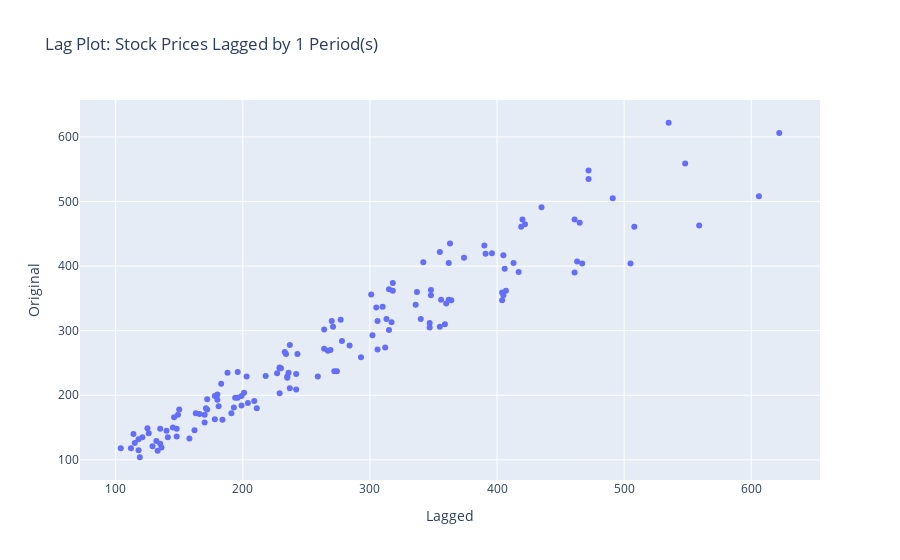
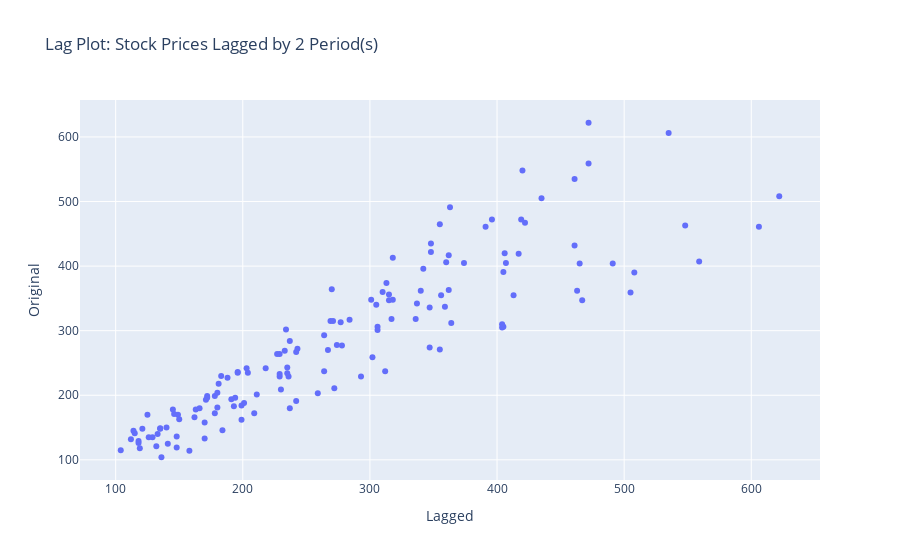
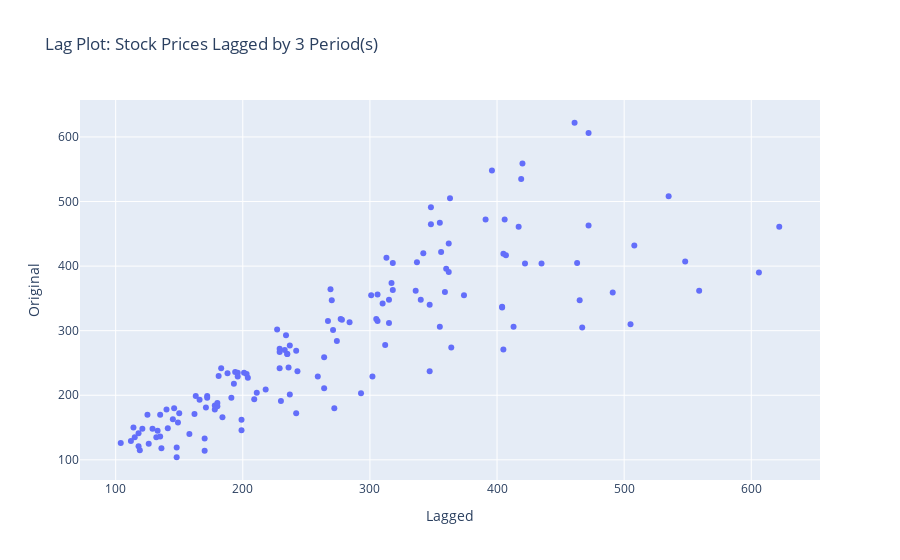
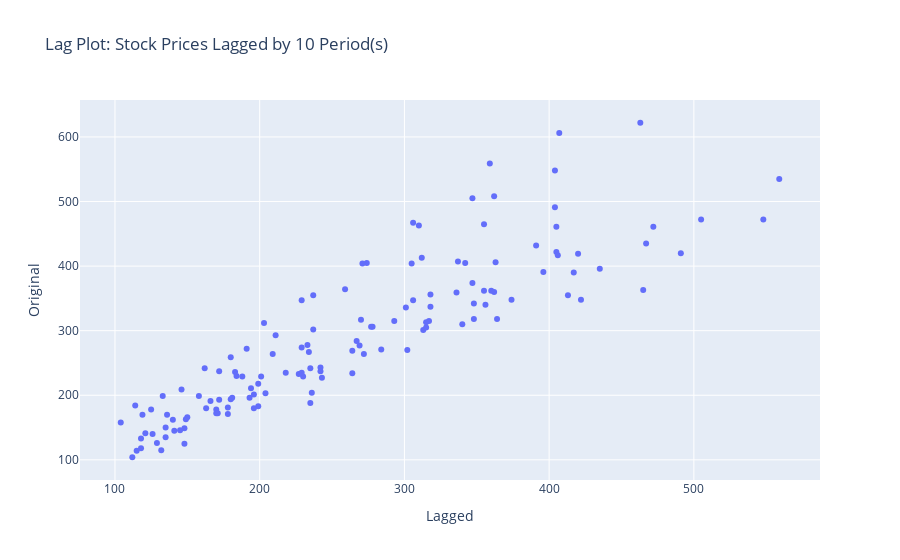

The notebook cell these images were saved under, in order:
### Markdown cell above
#### Lag Plot
Comparing the three lag plots together, we can see the different between the original and the lagged passengers gets more extreme the further back you go, which confirms the change in total passengers has gained momentum and been changing more year over year.

### Code cell
# lag plot
def interactive_lag_plot(month):
    # Creating a DataFrame for lagged values
    data_lag = pd.DataFrame({
        'Original': data['#Passengers'],
        'Lagged': data['#Passengers'].shift(month)  # Lagging by 1 month
    }).dropna()  # Drop rows where the lagged value is NaN

    # Scatter plot of Original vs. Lagged values
    fig = px.scatter(data_lag, x='Lagged', y='Original', title=f"Lag Plot: Stock Prices Lagged by {month} Period(s)")
    fig.show()

# Running the interactive lag plot function
interactive_lag_plot(1)
interactive_lag_plot(2)
interactive_lag_plot(3)

### Figure 1 — Plotly figure (JSON) as saved in the notebook; plotly's stock layout.template omitted (floating-point values rounded to 4 significant figures; data arrays with more than 128 entries replaced by an {"elided": "..."} marker saying what was removed)
{"data": [{"hovertemplate": "Lagged=%{x}<br>Original=%{y}<extra></extra>", "legendgroup": "", "marker": {"color": "#636efa", "symbol": "circle"}, "mode": "markers", "name": "", "orientation": "v", "showlegend": false, "type": "scatter", "x": {"elided": "143 int values"}, "xaxis": "x", "y": {"elided": "143 int values"}, "yaxis": "y"}], "layout": {"legend": {"tracegroupgap": 0}, "title": {"text": "Lag Plot: Stock Prices Lagged by 1 Period(s)"}, "xaxis": {"anchor": "y", "domain": [0, 1], "title": {"text": "Lagged"}}, "yaxis": {"anchor": "x", "domain": [0, 1], "title": {"text": "Original"}}}}

### Figure 2 — Plotly figure (JSON) as saved in the notebook; plotly's stock layout.template omitted (floating-point values rounded to 4 significant figures; data arrays with more than 128 entries replaced by an {"elided": "..."} marker saying what was removed)
{"data": [{"hovertemplate": "Lagged=%{x}<br>Original=%{y}<extra></extra>", "legendgroup": "", "marker": {"color": "#636efa", "symbol": "circle"}, "mode": "markers", "name": "", "orientation": "v", "showlegend": false, "type": "scatter", "x": {"elided": "142 int values"}, "xaxis": "x", "y": {"elided": "142 int values"}, "yaxis": "y"}], "layout": {"legend": {"tracegroupgap": 0}, "title": {"text": "Lag Plot: Stock Prices Lagged by 2 Period(s)"}, "xaxis": {"anchor": "y", "domain": [0, 1], "title": {"text": "Lagged"}}, "yaxis": {"anchor": "x", "domain": [0, 1], "title": {"text": "Original"}}}}

### Figure 3 — Plotly figure (JSON) as saved in the notebook; plotly's stock layout.template omitted (floating-point values rounded to 4 significant figures; data arrays with more than 128 entries replaced by an {"elided": "..."} marker saying what was removed)
{"data": [{"hovertemplate": "Lagged=%{x}<br>Original=%{y}<extra></extra>", "legendgroup": "", "marker": {"color": "#636efa", "symbol": "circle"}, "mode": "markers", "name": "", "orientation": "v", "showlegend": false, "type": "scatter", "x": {"elided": "141 int values"}, "xaxis": "x", "y": {"elided": "141 int values"}, "yaxis": "y"}], "layout": {"legend": {"tracegroupgap": 0}, "title": {"text": "Lag Plot: Stock Prices Lagged by 3 Period(s)"}, "xaxis": {"anchor": "y", "domain": [0, 1], "title": {"text": "Lagged"}}, "yaxis": {"anchor": "x", "domain": [0, 1], "title": {"text": "Original"}}}}

### Figure 4 — Plotly figure (JSON) as saved in the notebook; plotly's stock layout.template omitted (floating-point values rounded to 4 significant figures; data arrays with more than 128 entries replaced by an {"elided": "..."} marker saying what was removed)
{"data": [{"hovertemplate": "Lagged=%{x}<br>Original=%{y}<extra></extra>", "legendgroup": "", "marker": {"color": "#636efa", "symbol": "circle"}, "mode": "markers", "name": "", "orientation": "v", "showlegend": false, "type": "scatter", "x": {"elided": "134 int values"}, "xaxis": "x", "y": {"elided": "134 int values"}, "yaxis": "y"}], "layout": {"legend": {"tracegroupgap": 0}, "title": {"text": "Lag Plot: Stock Prices Lagged by 10 Period(s)"}, "xaxis": {"anchor": "y", "domain": [0, 1], "title": {"text": "Lagged"}}, "yaxis": {"anchor": "x", "domain": [0, 1], "title": {"text": "Original"}}}}
